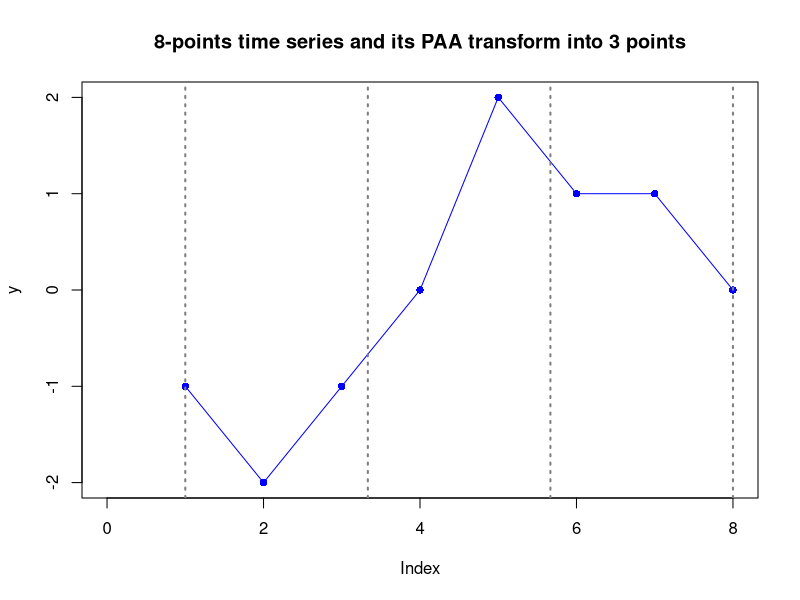

Recreate this plot in R. (Note: this script raises an error after producing the figure.)
y = c(-1, -2, -1, 0, 2, 1, 1, 0)
plot(y, type="l", col="blue", xlim=c(0,8),
     main="8-points time series and its PAA transform into 3 points")

points(y, pch=16, lwd=5, col="blue")

abline(v=c(1,1+7/3,1+7/3*2,8), lty=3, lwd=2, col="gray50")

y_paa3 = paa(y, 3)

segments(1,y_paa3[1],1+7/3,y_paa3[1],lwd=1,col="red")
points(x=1+7/3/2,y=y_paa3[1],col="red",pch=23,lwd=5)

segments(1+7/3,y_paa3[2],1+7/3*2,y_paa3[2],lwd=1,col="red")
points(x=1+7/3+7/3/2,y=y_paa3[2],col="red",pch=23,lwd=5)

segments(1+7/3*2,y_paa3[3],8,y_paa3[3],lwd=1,col="red")
points(x=1+7/3*2+7/3/2,y=y_paa3[3],col="red",pch=23,lwd=5)

#
# #############
#
y = c(-1, -2, -1, 0, 2, 1, 1, 0)
plot(y, type="l", col="blue", xlim=c(0,8),
     main="8-points time series and its SAX transform into 3 letters")
points(y, pch=16, lwd=5, col="blue")
abline(v=c(1,1+7/3,1+7/3*2,8), lty=3, lwd=2, col="gray50")
y_paa3 = paa(y, 3)
segments(1,y_paa3[1],1+7/3,y_paa3[1],lwd=1,col="red")
points(x=1+7/3/2,y=y_paa3[1],col="red",pch=23,lwd=5)
segments(1+7/3,y_paa3[2],1+7/3*2,y_paa3[2],lwd=1,col="red")
points(x=1+7/3+7/3/2,y=y_paa3[2],col="red",pch=23,lwd=5)
segments(1+7/3*2,y_paa3[3],8,y_paa3[3],lwd=1,col="red")
points(x=1+7/3*2+7/3/2,y=y_paa3[3],col="red",pch=23,lwd=5)

y <- seq(-2,2, length=100)
x <- dnorm(y, mean=0, sd=1)
lines(x,y, type="l", lwd=5, col="magenta")
abline(h = alphabet2cuts(3)[2:3], lty=2, lwd=2, col="magenta")

